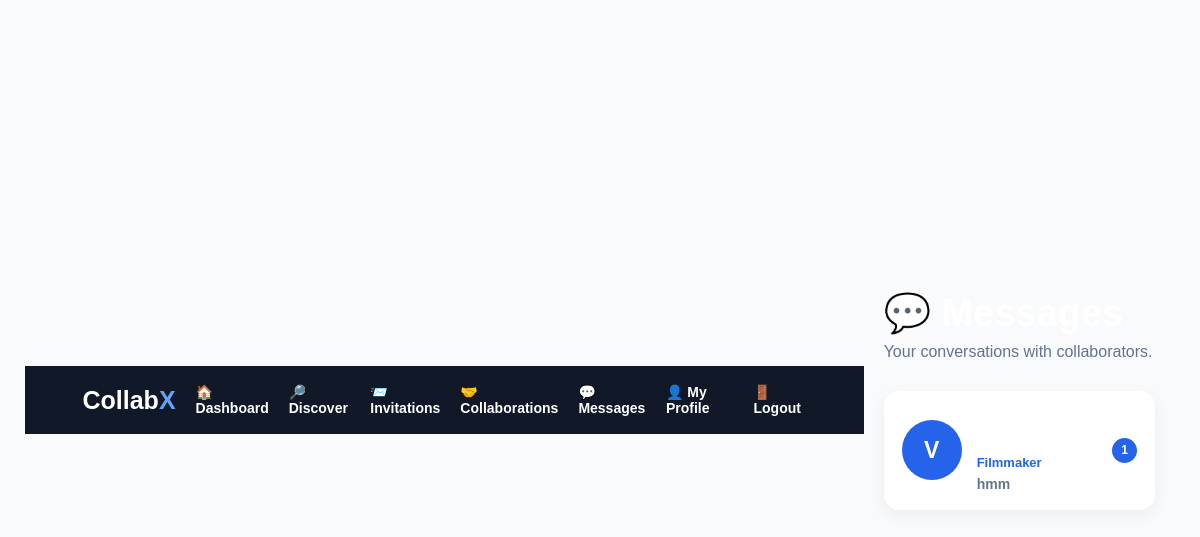
Page /messages (signed in) on the committed database.
### tables this page shows
CREATE TABLE users (

            id INTEGER PRIMARY KEY AUTOINCREMENT,

            first_name TEXT NOT NULL,

            last_name TEXT NOT NULL,

            email TEXT UNIQUE NOT NULL,

            role TEXT NOT NULL,

            password TEXT NOT NULL,

            created_at TIMESTAMP DEFAULT CURRENT_TIMESTAMP

        );

CREATE TABLE messages (

            id INTEGER PRIMARY KEY AUTOINCREMENT,

            sender_id INTEGER NOT NULL,

            receiver_id INTEGER NOT NULL,

            message TEXT NOT NULL,

            created_at TIMESTAMP
            DEFAULT CURRENT_TIMESTAMP, is_read INTEGER DEFAULT 0,

            FOREIGN KEY (sender_id)
            REFERENCES users(id),

            FOREIGN KEY (receiver_id)
            REFERENCES users(id)

        );

### app.py (the view)
@app.route("/messages")
def messages_inbox():
    if "user_id" not in session:
        return redirect(
            url_for("login")
        )
    current_user_id = session["user_id"]
    connection = get_db()
    conversations = connection.execute("""
        SELECT DISTINCT

            CASE
                WHEN sender_id = ?
                THEN receiver_id
                ELSE sender_id
            END AS other_user_id

        FROM messages

        WHERE sender_id = ?
        OR receiver_id = ?

    """, (
        current_user_id,
        current_user_id,
        current_user_id
    )).fetchall()
    users = []
    for conversation in conversations:
        other_user_id = conversation["other_user_id"]
        user = connection.execute("""
            SELECT
                users.id,
                users.first_name,
                users.last_name,
                users.role,
                profiles.profile_picture

            FROM users

            LEFT JOIN profiles
            ON users.id = profiles.user_id

            WHERE users.id = ?

        """, (
            other_user_id,
        )).fetchone()
        last_message = connection.execute("""
            SELECT
                message,
                created_at,
                sender_id

            FROM messages

            WHERE
                (
                    sender_id = ?
                    AND receiver_id = ?
                )

                OR

                (
                    sender_id = ?
                    AND receiver_id = ?
                )

            ORDER BY created_at DESC

            LIMIT 1

        """, (
            current_user_id,
            other_user_id,
            other_user_id,
            current_user_id
        )).fetchone()
        unread = connection.execute("""
            SELECT COUNT(*) AS count

            FROM messages

            WHERE sender_id = ?
            AND receiver_id = ?
            AND is_read = 0

        """, (
            other_user_id,
            current_user_id
        )).fetchone()["count"]
        users.append({
            "user": user,
            "last_message": last_message,
            "unread": unread
        })
    connection.close()
    return render_template(
        "messages.html",
        conversations=users
    )

### app.py (called while the page is built)
def get_db():
    connection = sqlite3.connect(
        "collabx.db"
    )
    connection.row_factory = sqlite3.Row
    return connection

@app.context_processor
def inject_unread_messages():
    if "user_id" not in session:
        return {
            "unread_messages": 0,
            "unread_invitations": 0
        }
    connection = get_db()
    unread_messages = connection.execute("""
        SELECT COUNT(*) AS count
        FROM messages
        WHERE receiver_id = ?
        AND is_read = 0
    """, (session["user_id"],)).fetchone()["count"]
    unread_invitations = connection.execute("""
        SELECT COUNT(*) AS count
        FROM invitations
        WHERE receiver_id = ?
        AND status = 'pending'
    """, (session["user_id"],)).fetchone()["count"]
    connection.close()
    return {
        "unread_messages": unread_messages,
        "unread_invitations": unread_invitations
    }

### templates/messages.html (shortened to what this page needs)
<!DOCTYPE html>
<html lang="en">
<head>
    <link
        rel="stylesheet"
        href="{{ url_for('static', filename='style.css') }}"
    >
</head>
<body>
<nav class="dashboard-nav">
    <div class="nav-logo">
        Collab<span>X</span>
    </div>
    <div class="nav-links">
        <a href="/dashboard">
            🏠 Dashboard
        </a>
        <a href="/discover">
            🔎 Discover
        </a>
        <a href="/invitations">
            📨 Invitations
        </a>
        <a href="/collaborations">
            🤝 Collaborations
        </a>
        <a href="/messages">
            💬 Messages
        </a>
        <a href="/profile">
            👤 My Profile
        </a>
        <a href="/logout">
            🚪 Logout
        </a>
    </div>
</nav>
<div class="page">
    <div class="header">
        <h1>
            💬 Messages
        </h1>
        <p>
            Your conversations with collaborators.
        </p>
    </div>
    {% if conversations %}
    <div class="messages-list">
        {% for conversation in conversations %}
        <a
            href="{{ url_for(
                'chat',
                user_id=conversation.user.id
            ) }}"
            class="conversation"
        >
            {% if conversation.user.profile_picture %}
            <img
                src="{{ url_for(
                    'static',
                    filename=conversation.user.profile_picture
                ) }}"
                class="profile-picture"
                alt="Profile picture"
            >
            {% else %}
            <div class="placeholder">
                {{ conversation.user.first_name[0]|upper }}
            </div>
            {% endif %}
            <div class="conversation-info">
                <div class="name">
                </div>
                <div class="role">
                    {{ conversation.user.role }}
                </div>
                {% if conversation.last_message %}
                <div class="last-message">
                    {{ conversation.last_message.message }}
                </div>
                {% else %}
                <div class="last-message">
                    No messages yet.
                </div>
                {% endif %}
            </div>
            {% if conversation.unread > 0 %}
            <div class="unread">
                {{ conversation.unread }}
            </div>
            {% endif %}
        </a>
        {% endfor %}
    </div>
    {% endif %}
</div>
</body>
</html>

### static/style.css (style rules this page uses)
* { margin: 0; padding: 0; box-sizing: border-box; }
body { min-height: 100vh; font-family: Arial, Helvetica, sans-serif; background: #0b1020; display: flex; align-items: center; justify-content: center; padding: 25px; color: white; }
a { color: #2563eb; text-decoration: none; font-weight: 600; }
.nav-logo { font-size: 25px; font-weight: 800; }
.nav-logo span { color: #60a5fa; }
.nav-links { display: flex; gap: 25px; align-items: center; }
.nav-links a { color: white; text-decoration: none; font-size: 14px; }
.role { font-size: 18px; color: #2563eb; font-weight: 700; margin-bottom: 8px; }
.dashboard-nav { background: #111827; padding: 18px 5%; display: flex; align-items: center; justify-content: space-between; gap: 20px; }
.nav-logo { color: white; font-size: 25px; font-weight: bold; }
.nav-links { display: flex; align-items: center; gap: 20px; }

### templates/messages.html (style rules this page uses)
body { background: #f8fafc; }
.page { max-width: 900px; margin: auto; padding: 40px 20px; }
.header { margin-bottom: 30px; }
.header h1 { font-size: 38px; margin-bottom: 8px; }
.header p { color: #64748b; }
.messages-list { display: flex; flex-direction: column; gap: 12px; }
.conversation { background: white; padding: 18px; border-radius: 15px; display: flex; align-items: center; gap: 15px; text-decoration: none; color: inherit; box-shadow: 0 5px 18px rgba(0,0,0,0.06); transition: 0.2s; }
.placeholder { width: 60px; height: 60px; border-radius: 50%; background: #2563eb; color: white; display: flex; align-items: center; justify-content: center; font-size: 23px; font-weight: bold; }
.conversation-info { flex: 1; }
.name { font-size: 18px; font-weight: bold; margin-bottom: 4px; }
.role { color: #2563eb; font-size: 13px; margin-bottom: 6px; }
.last-message { color: #64748b; font-size: 14px; white-space: nowrap; overflow: hidden; text-overflow: ellipsis; max-width: 600px; }
.unread { background: #2563eb; color: white; min-width: 25px; height: 25px; border-radius: 50%; display: flex; align-items: center; justify-content: center; font-size: 12px; font-weight: bold; }

### rows in the picture
users: user "V", user.role "Filmmaker"
messages: last_message.message "hmm"

### other values in the picture
{{ conversation.unread }} "1"
